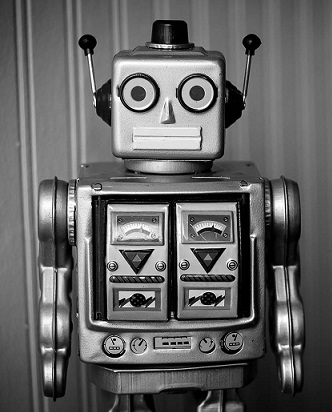
#> input picture robot_no_noise.jpg, 332 x 412 px
$ python restau_robot.py
#> lines starting #> are read from the running program, lines starting #| are printed output that depends on the picture; long printed decimals are rounded
import matplotlib.pyplot as plt
import numpy as np
from scipy import optimize

imgR0 = plt.imread("robot_no_noise.jpg")
#> imgR0 is the input picture: shape (412, 332, 3); min 0, max 255, mean 100.1
imgR = imgR0[:, :, 0] / 255
imgRB0 = plt.imread("robot_noise.jpg")
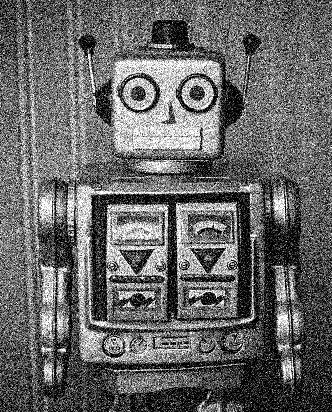
#> input picture robot_noise.jpg, 332 x 412 px
#> imgRB0 is the input picture: shape (412, 332, 3); min 0, max 255, mean 102.8
imgRB = imgRB0[:, :, 0] / 255


fig, axes = plt.subplots(1, 6, figsize=(15, 5))
axes[0].imshow(imgR, cmap="gray")
axes[0].set_title("Image Originale")
axes[1].imshow(imgRB, cmap="gray")
axes[1].set_title("Image Bruitée")


## Q4 grad, div et laplacien


def grad(u):
    dux = np.zeros(u.shape)
    duy = np.zeros(u.shape)

    dux[:-1, :] = u[1:, :] - u[:-1, :]
    duy[:, :-1] = u[:, 1:] - u[:, :-1]

    return np.array([dux, duy])


def div(v):
    n, m = v.shape[1], v.shape[2]
    divx = np.zeros((n, m))
    divy = np.zeros((n, m))

    divx[1:, :] = v[0, 1:, :] - v[0, :-1, :]
    divx[0, :] = v[0, 0, :]
    divx[-1, :] = -v[0, -2, :]

    divy[:, 1:] = v[1, :, 1:] - v[1, :, :-1]
    divy[:, 0] = v[1, :, 0]
    divy[:, -1] = -v[1, :, -2]

    return divx + divy


def laplacien(u):
    return div(grad(u))


"""
axes[1].imshow(laplacien(imgR),cmap='gray')
axes[1].set_title("Laplacien")
"""

## Q5 Méthode de descente de gradient à pas fixe


def funR(u, ub):  # ne sert pas
    g = grad(u)
    return (
        (np.linalg.norm(u - ub, ord=2) ** 2) / 2
        + np.linalg.norm(g[0], ord=2) ** 2
        + np.linalg.norm(g[1], ord=2) ** 2
    )


def grad_funR(u, ub):
    return u - ub - 2 * laplacien(u)


"""
# test pour vérifier les implémentations des fonctions précédentes

def approx_grad_funR(x, xb, eps, h):
    return (funR(x + eps * h, xb) - funR(x - eps * h, xb)) / (2 * eps)

u = np.random.random(imgRB.shape)
eps = 10 ** (-5)
h = np.random.random(imgRB.shape)
h = h/np.linalg.norm(h)
print(approx_grad_funR(u, imgRB, eps, h) - np.dot(np.transpose(grad_funR(u, imgRB)).ravel(), h.ravel()))

"""

def optim_gradient_fixed_step(grad_fun, x0, L, xb, max_iter=100, epsilon_grad_fun=1e-8):
    nb_iter = 0
    x = x0
    while nb_iter <= max_iter and np.linalg.norm(grad_fun(x, xb)) > epsilon_grad_fun:
        nb_iter += 1
        x -= L * grad_fun(x, xb)
    return x


x0, pas, m_iter = np.zeros(imgR.shape), 1e-2, 100
#> pas = 0.01; m_iter = 100
imgRB_opti = optim_gradient_fixed_step(grad_funR, x0, pas, imgRB, m_iter)
#> in optim_gradient_fixed_step, `x = x0`: x: shape (412, 332) float64; every value is 0
#> in div, `n, m = v.shape[1], v.shape[2]`: n = 412; m = 332
#> the loop in optim_gradient_fixed_step, `while nb_iter <= max_iter and np.linalg.norm(grad_fun(x, xb)) > epsilo..` made 101 passes
#> after the loop in optim_gradient_fixed_step, `while nb_iter <= max_iter and np.linalg.norm(grad_fun(x, xb)) > epsilo..`:
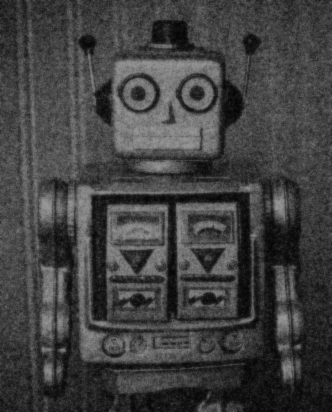
#> x: shape (412, 332) float64; min 0.0153, max 0.605, mean 0.257
#> after the loop in optim_gradient_fixed_step, `while nb_iter <= max_iter and np.linalg.norm(grad_fun(x, xb)) > epsilo..`: nb_iter = 101

axes[2].imshow(imgRB_opti, cmap="gray")
axes[2].set_title("Après descente de gradient")


## Q6 erreur RMSE


def RMSE(u, uVT):
    n, m = u.shape
    return np.linalg.norm(uVT - u) / (n * m) ** 0.5


print(
    f"RMSE de l'image trouvée par minimisation = {RMSE(imgRB_opti, imgR)}, et RMSE de l'image bruitée = {RMSE(imgRB, imgR)}"
)
#| RMSE de l'image trouvée par minimisation = 0.1855, et RMSE de l'image bruitée = 0.1853

## Q7 comparaison avec méthode scipy


def funR_vect(u):
    v = u.reshape(imgRB.shape)
    g = grad(v)
    return (
        (np.linalg.norm(v - imgRB) ** 2) / 2
        + np.linalg.norm(g[0])
        + np.linalg.norm(g[1])
    )


def grad_funR_vect(u):
    v = u.reshape(imgRB.shape)
    g = v - imgRB - 2 * laplacien(v)
    return g.flatten()


def scipy_opti(fun, grad_fun, x0):
    sol = optimize.minimize(
        fun, x0.flatten(), jac=grad_fun, method="CG"
    ).x  # ou L-BFGS-B
#> in grad_funR_vect, `g = v - imgRB - 2 * laplacien(v)`:
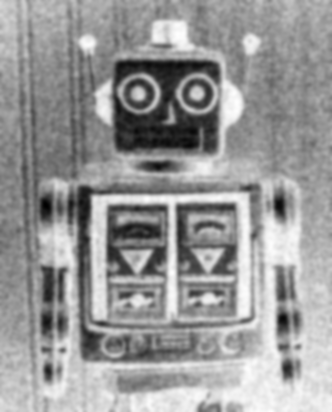
#> g: shape (412, 332) float64; min -0.333, max -0.0211, mean -0.146; drawn with min black and max white
#> in funR_vect (call 4), `v = u.reshape(imgRB.shape)`:
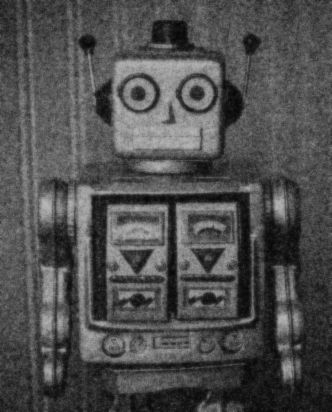
#> v: shape (412, 332) float64; min 0.0229, max 0.725, mean 0.31
#> in funR_vect (call 5), `v = u.reshape(imgRB.shape)`:
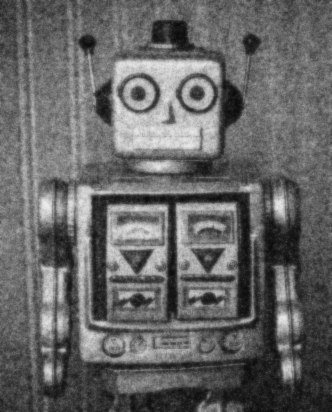
#> v: shape (412, 332) float64; min 0.0361, max 0.933, mean 0.401
#> in grad_funR_vect (call 5), `g = v - imgRB - 2 * laplacien(v)`:
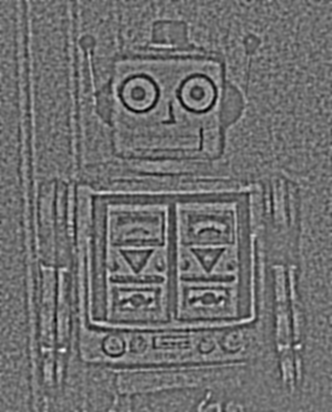
#> g: shape (412, 332) float64; min -0.0639, max 0.0765, mean -0.0021; drawn with min black and max white
#> in grad_funR_vect (call 6), `g = v - imgRB - 2 * laplacien(v)`:
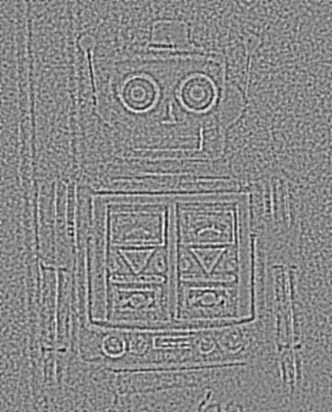
#> g: shape (412, 332) float64; min -0.0887, max 0.0793, mean 0.00101; drawn with min black and max white
    return sol.reshape(x0.shape)


axes[3].imshow(scipy_opti(funR_vect, grad_funR_vect, x0), cmap="gray")
axes[3].set_title("Après min par scipy")

# Q10 descente de gradient à pas fixe de TV-L2


def TVL2(u, ub):  # ne sert pas
    g = grad(u)
    return (
        (np.linalg.norm(u - ub, ord=2) ** 2) / 2
        + np.linalg.norm(g[0], ord=1)
        + np.linalg.norm(g[1], ord=1)
    )


def grad_TVL2(u, ub):
    return u - ub - div(np.sign(grad(u)))


x0, pas, m_iter = np.zeros(imgR.shape), 1e-2, 100
imgRB_opti_TVL2 = optim_gradient_fixed_step(grad_TVL2, x0, pas, imgRB, m_iter)
#> the loop in optim_gradient_fixed_step (call 2), `while nb_iter <= max_iter and np.linalg.norm(grad_fun(x, xb)) > epsilo..` made 101 passes

axes[4].imshow(imgRB_opti_TVL2, cmap="gray")
axes[4].set_title("Après descente de grad de TV-L2")

print(
    f"RMSE de l'image trouvée par minimisation de TV-L2 = {RMSE(imgRB_opti_TVL2, imgR)}, et RMSE de l'image bruitée = {RMSE(imgRB, imgR)}"
)
#| RMSE de l'image trouvée par minimisation de TV-L2 = 0.2058, et RMSE de l'image bruitée = 0.1853

"""
def approx_grad_TVL2(x, xb, eps, h):
    return (TVL2(x + eps * h, xb) - TVL2(x - eps * h, xb)) / (2 * eps)


u = np.random.random(imgRB.shape)
eps = 10 ** (-5)
h = np.random.random(imgRB.shape)
h = h / np.linalg.norm(h)
print(
    approx_grad_TVL2(u, imgRB, eps, h)
    - np.dot(np.transpose(grad_TVL2(u, imgRB)).ravel(), h.ravel())
)"""

# Q11 descente avec momentum


beta = 0.9


def optim_gradient_momentum(grad_fun, x0, L, xb, max_iter=100, epsilon_grad_fun=1e-8):
    global beta
    nb_iter = 0
    x = x0
    p = -grad_fun(x, xb)
    while nb_iter <= max_iter and np.linalg.norm(grad_fun(x, xb)) > epsilon_grad_fun:
        nb_iter += 1
        p = beta * p + (1 - beta) * (-grad_fun(x, xb))
        x += L * p
    return x


x0, pas, m_iter = np.zeros(imgR.shape), 1e-2, 100
imgRB_opti_TVL2_mom = optim_gradient_momentum(grad_TVL2, x0, pas, imgRB, m_iter)
#> the loop in optim_gradient_momentum, `while nb_iter <= max_iter and np.linalg.norm(grad_fun(x, xb)) > epsilo..` made 101 passes

axes[5].imshow(imgRB_opti_TVL2_mom, cmap="gray")
axes[5].set_title("Après descente de gradient avec momentum de TV-L2")

plt.show()
